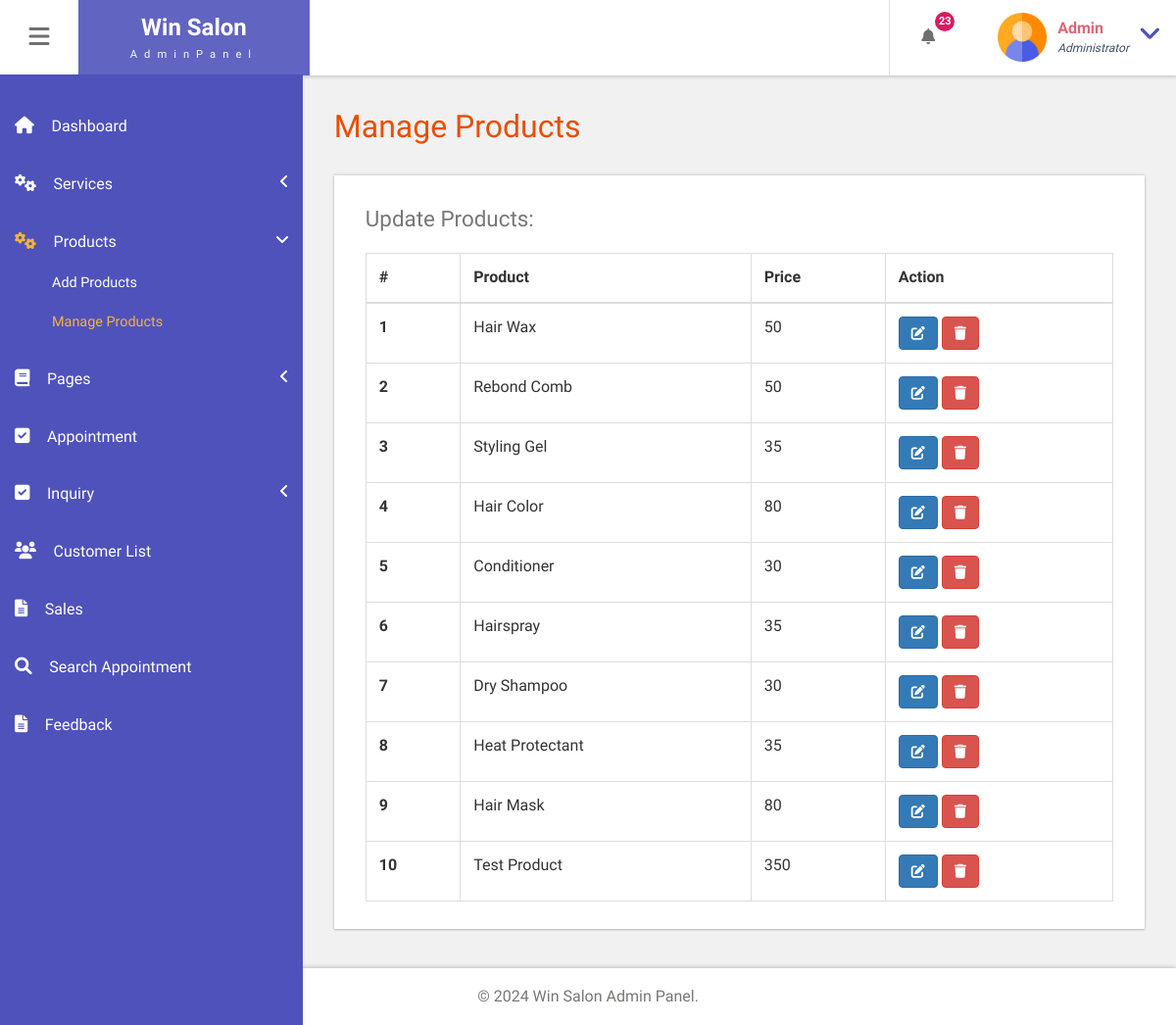
Page /bfs/admin/manage-products.php (signed in) on the earlier database version.
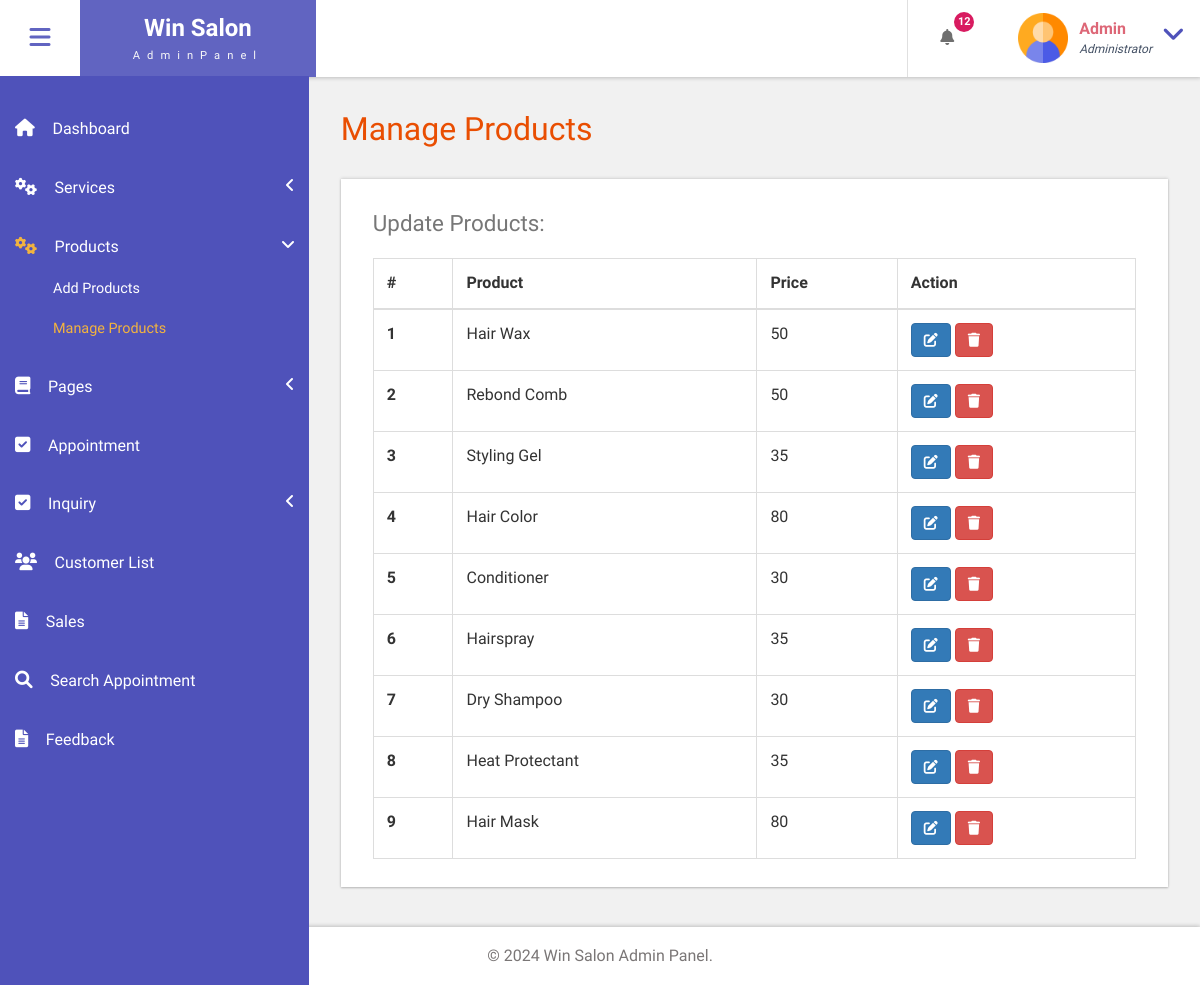
Same page on the later database version.
### tables this page shows
CREATE TABLE `tblproducts` (
  `id` int(11) NOT NULL,
  `product_name` varchar(255) NOT NULL,
  `product_desc` varchar(1000) NOT NULL,
  `product_price` bigint(11) NOT NULL,
  `product_image` text DEFAULT NULL
);

### bfs/admin/manage-products.php (the view, shortened to what this page needs)
<?php
include('includes/dbconnection.php');
if (strlen($_SESSION['bpmsaid']==0)) {
  header('location:logout.php');
  } else{
  ?>
<!DOCTYPE HTML>
<html>
<head>
<link href="css/bootstrap.css" rel='stylesheet' type='text/css' />
<link href="css/style.css" rel='stylesheet' type='text/css' />
<link href="css/font-awesome.css" rel="stylesheet">
<link href="css/animate.css" rel="stylesheet" type="text/css" media="all">
    <link href="https://cdnjs.cloudflare.com/ajax/libs/font-awesome/6.0.0-beta3/css/all.min.css" rel="stylesheet">
<link href="css/custom.css" rel="stylesheet">
</head>
<body class="cbp-spmenu-push">
	<div class="main-content">
		 <?php include_once('includes/sidebar.php');?>
		 <?php include_once('includes/header.php');?>
		<div id="page-wrapper">
			<div class="main-page">
				<div class="tables">
					<h3 class="title1">Manage Products</h3>
					<div class="table-responsive bs-example widget-shadow">
						<h4>Update Products:</h4>
						<table class="table table-bordered">
							<thead>
							<tr>
							<th>#</th>
						<th>Product</th>
						<th>Price</th>
						<th>Action</th>
					</tr>
					</thead>
						<tbody>
<?php
$ret=mysqli_query($con,"select *from  tblproducts");
$cnt=1;
while ($row=mysqli_fetch_array($ret)) {
?>
						 <tr> <th scope="row"><?php echo $cnt;?></th>
						 <td><?php  echo $row['product_name'];?></td>
						 <td><?php  echo $row['product_price'];?></td>
						 <td>
						 	<a href="edit-products.php?editid=<?php echo $row['id'];?>" class="btn btn-primary"><i class="fas fa-edit"></i></a>
						 	<a href="manage-products.php?delid=<?php echo $row['id'];?>" class="btn btn-danger" onClick="return confirm('Are you sure you want to delete?')"><i class="fas fa-trash"></i></a>
						 	</td> </tr>   <?php
$cnt=$cnt+1;
}?></tbody> </table>
					</div>
				</div>
			</div>
		</div>
		 <?php include_once('includes/footer.php');?>
	</div>
</body>
</html>
<?php }  ?>

### bfs/admin/includes/header.php (shortened to what this page needs)
<div class="sticky-header header-section ">
      <div class="header-left">
        <button id="showLeftPush"><i class="fa fa-bars"></i></button>
        <div class="logo">
          <a href="index.html">
            <h1>Win Salon</h1>
            <span>AdminPanel</span>
          </a>
        </div>
      </div>
      <div class="header-right">
        <div class="profile_details_left">
          <ul class="nofitications-dropdown">
            <?php
            $ret1 = mysqli_query($con, "SELECT tbluser.FirstName, tbluser.LastName, tblbook.ID as bid, tblbook.AptNumber
                            FROM tblbook
                            JOIN tbluser ON tbluser.ID = tblbook.UserID
                            WHERE tblbook.Status IS NULL
                            ORDER BY tblbook.ID DESC");
            $num = mysqli_num_rows($ret1);
            ?>
            <li class="dropdown head-dpdn">
              <a href="#" class="dropdown-toggle" data-toggle="dropdown" aria-expanded="false"><i class="fa fa-bell"></i><span class="badge blue"><?php echo $num;?></span></a>
            </li>
          </ul>
          <div class="clearfix"> </div>
        </div>
        <div class="profile_details">
        <?php
$adid=$_SESSION['bpmsaid'];
$ret=mysqli_query($con,"select AdminName from tbladmin where ID='$adid'");
$row=mysqli_fetch_array($ret);
$name=$row['AdminName'];
?>
          <ul>
            <li class="dropdown profile_details_drop">
              <a href="#" class="dropdown-toggle" data-toggle="dropdown" aria-expanded="false">
                <div class="profile_img">
                  <span class="prfil-img"><img src="images/admin.png" alt="" width="50" height="50"> </span>
                  <div class="user-name">
                    <p><?php echo $name; ?></p>
                    <span>Administrator</span>
                  </div>
                  <i class="fa fa-angle-down lnr"></i>
                  <div class="clearfix"></div>
                </div>
              </a>
            </li>
          </ul>
        </div>
      </div>
      <div class="clearfix"> </div>
    </div>

Differences in the rows shown:
removed tblproducts: product_name "Test Product", product_price "350"
Other differences:
$num: "23" → "12"
